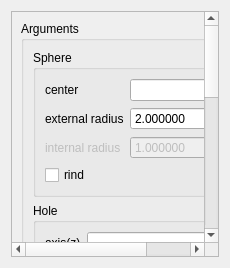
<?xml version="1.0" encoding="UTF-8"?>
<ui version="4.0">
 <class>MakeHemiSphereDialog</class>
 <widget class="QDialog" name="MakeHemiSphereDialog">
  <property name="geometry">
   <rect>
    <x>0</x>
    <y>0</y>
    <width>230</width>
    <height>268</height>
   </rect>
  </property>
  <property name="sizePolicy">
   <sizepolicy hsizetype="Preferred" vsizetype="Preferred">
    <horstretch>0</horstretch>
    <verstretch>0</verstretch>
   </sizepolicy>
  </property>
  <property name="minimumSize">
   <size>
    <width>0</width>
    <height>0</height>
   </size>
  </property>
  <property name="windowTitle">
   <string>HemiSphere Construction</string>
  </property>
  <layout class="QVBoxLayout" name="verticalLayout_2">
   <item>
    <widget class="QScrollArea" name="scrollArea">
     <property name="horizontalScrollBarPolicy">
      <enum>Qt::ScrollBarAsNeeded</enum>
     </property>
     <property name="widgetResizable">
      <bool>true</bool>
     </property>
     <widget class="QWidget" name="scrollAreaWidgetContents_2">
      <property name="geometry">
       <rect>
        <x>0</x>
        <y>0</y>
        <width>266</width>
        <height>624</height>
       </rect>
      </property>
      <layout class="QVBoxLayout" name="verticalLayout">
       <item>
        <widget class="QGroupBox" name="groupBox">
         <property name="title">
          <string>Arguments</string>
         </property>
         <layout class="QVBoxLayout" name="verticalLayout_4">
          <item>
           <widget class="QGroupBox" name="groupBox_2">
            <property name="sizePolicy">
             <sizepolicy hsizetype="Preferred" vsizetype="Fixed">
              <horstretch>0</horstretch>
              <verstretch>0</verstretch>
             </sizepolicy>
            </property>
            <property name="title">
             <string>Sphere</string>
            </property>
            <layout class="QFormLayout" name="formLayout_4">
             <item row="0" column="0">
              <widget class="QLabel" name="label">
               <property name="text">
                <string>center</string>
               </property>
              </widget>
             </item>
             <item row="0" column="1">
              <widget class="QLineEdit" name="sphere_center_le">
               <property name="sizePolicy">
                <sizepolicy hsizetype="Preferred" vsizetype="Fixed">
                 <horstretch>0</horstretch>
                 <verstretch>0</verstretch>
                </sizepolicy>
               </property>
               <property name="toolTip">
                <string extracomment="select vertex"/>
               </property>
               <property name="readOnly">
                <bool>false</bool>
               </property>
              </widget>
             </item>
             <item row="1" column="0">
              <widget class="QLabel" name="label_11">
               <property name="text">
                <string>external radius</string>
               </property>
              </widget>
             </item>
             <item row="1" column="1">
              <widget class="QDoubleSpinBox" name="sphere_radext_spb">
               <property name="sizePolicy">
                <sizepolicy hsizetype="Minimum" vsizetype="Fixed">
                 <horstretch>0</horstretch>
                 <verstretch>0</verstretch>
                </sizepolicy>
               </property>
               <property name="decimals">
                <number>6</number>
               </property>
               <property name="maximum">
                <double>1000000000.000000000000000</double>
               </property>
               <property name="value">
                <double>2.000000000000000</double>
               </property>
              </widget>
             </item>
             <item row="2" column="0">
              <widget class="QLabel" name="int_rad_label">
               <property name="enabled">
                <bool>false</bool>
               </property>
               <property name="text">
                <string>internal radius</string>
               </property>
              </widget>
             </item>
             <item row="2" column="1">
              <widget class="QDoubleSpinBox" name="sphere_radint_spb">
               <property name="enabled">
                <bool>false</bool>
               </property>
               <property name="sizePolicy">
                <sizepolicy hsizetype="Minimum" vsizetype="Fixed">
                 <horstretch>0</horstretch>
                 <verstretch>0</verstretch>
                </sizepolicy>
               </property>
               <property name="decimals">
                <number>6</number>
               </property>
               <property name="maximum">
                <double>1000000000.000000000000000</double>
               </property>
               <property name="value">
                <double>1.000000000000000</double>
               </property>
              </widget>
             </item>
             <item row="3" column="0">
              <widget class="QCheckBox" name="sphere_rind_cb">
               <property name="text">
                <string>rind</string>
               </property>
               <property name="checked">
                <bool>false</bool>
               </property>
              </widget>
             </item>
            </layout>
           </widget>
          </item>
          <item>
           <widget class="QGroupBox" name="groupBox_4">
            <property name="sizePolicy">
             <sizepolicy hsizetype="Preferred" vsizetype="Fixed">
              <horstretch>0</horstretch>
              <verstretch>0</verstretch>
             </sizepolicy>
            </property>
            <property name="title">
             <string>Hole</string>
            </property>
            <layout class="QFormLayout" name="formLayout_2">
             <item row="0" column="0">
              <widget class="QLabel" name="label_3">
               <property name="text">
                <string>axis(z)</string>
               </property>
              </widget>
             </item>
             <item row="0" column="1">
              <widget class="QLineEdit" name="hole_axis_le">
               <property name="sizePolicy">
                <sizepolicy hsizetype="Preferred" vsizetype="Fixed">
                 <horstretch>0</horstretch>
                 <verstretch>0</verstretch>
                </sizepolicy>
               </property>
               <property name="toolTip">
                <string extracomment="select vector"/>
               </property>
               <property name="readOnly">
                <bool>false</bool>
               </property>
              </widget>
             </item>
             <item row="1" column="0">
              <widget class="QLabel" name="label_6">
               <property name="text">
                <string>radius</string>
               </property>
              </widget>
             </item>
             <item row="1" column="1">
              <widget class="QDoubleSpinBox" name="hole_rad_spb">
               <property name="sizePolicy">
                <sizepolicy hsizetype="Minimum" vsizetype="Fixed">
                 <horstretch>0</horstretch>
                 <verstretch>0</verstretch>
                </sizepolicy>
               </property>
               <property name="decimals">
                <number>6</number>
               </property>
               <property name="maximum">
                <double>1000000000.000000000000000</double>
               </property>
               <property name="value">
                <double>1.000000000000000</double>
               </property>
              </widget>
             </item>
            </layout>
           </widget>
          </item>
          <item>
           <widget class="QGroupBox" name="groupBox_7">
            <property name="sizePolicy">
             <sizepolicy hsizetype="Preferred" vsizetype="Fixed">
              <horstretch>0</horstretch>
              <verstretch>0</verstretch>
             </sizepolicy>
            </property>
            <property name="title">
             <string>Cross section</string>
            </property>
            <layout class="QFormLayout" name="formLayout_3">
             <item row="0" column="0">
              <widget class="QLabel" name="label_7">
               <property name="text">
                <string>point</string>
               </property>
              </widget>
             </item>
             <item row="0" column="1">
              <widget class="QLineEdit" name="cross_pt_le">
               <property name="sizePolicy">
                <sizepolicy hsizetype="Minimum" vsizetype="Fixed">
                 <horstretch>0</horstretch>
                 <verstretch>0</verstretch>
                </sizepolicy>
               </property>
               <property name="toolTip">
                <string extracomment="select vertex"/>
               </property>
               <property name="statusTip">
                <string/>
               </property>
               <property name="readOnly">
                <bool>false</bool>
               </property>
              </widget>
             </item>
             <item row="1" column="0">
              <widget class="QLabel" name="label_4">
               <property name="text">
                <string>vector</string>
               </property>
              </widget>
             </item>
             <item row="1" column="1">
              <widget class="QLineEdit" name="cross_vec_le"/>
             </item>
            </layout>
           </widget>
          </item>
          <item>
           <widget class="QGroupBox" name="groupBox_5">
            <property name="sizePolicy">
             <sizepolicy hsizetype="Preferred" vsizetype="Fixed">
              <horstretch>0</horstretch>
              <verstretch>0</verstretch>
             </sizepolicy>
            </property>
            <property name="title">
             <string>Radial section</string>
            </property>
            <layout class="QFormLayout" name="formLayout_5">
             <item row="0" column="0">
              <widget class="QLabel" name="label_2">
               <property name="text">
                <string>start vector</string>
               </property>
              </widget>
             </item>
             <item row="0" column="1">
              <widget class="QLineEdit" name="radial_vec_le">
               <property name="sizePolicy">
                <sizepolicy hsizetype="Preferred" vsizetype="Fixed">
                 <horstretch>0</horstretch>
                 <verstretch>0</verstretch>
                </sizepolicy>
               </property>
               <property name="toolTip">
                <string extracomment="select a vector"/>
               </property>
               <property name="statusTip">
                <string/>
               </property>
               <property name="readOnly">
                <bool>false</bool>
               </property>
              </widget>
             </item>
             <item row="1" column="0">
              <widget class="QLabel" name="angle_label">
               <property name="enabled">
                <bool>false</bool>
               </property>
               <property name="text">
                <string>angle</string>
               </property>
              </widget>
             </item>
             <item row="1" column="1">
              <widget class="QDoubleSpinBox" name="radial_angle_spb">
               <property name="enabled">
                <bool>false</bool>
               </property>
               <property name="sizePolicy">
                <sizepolicy hsizetype="Minimum" vsizetype="Fixed">
                 <horstretch>0</horstretch>
                 <verstretch>0</verstretch>
                </sizepolicy>
               </property>
               <property name="decimals">
                <number>6</number>
               </property>
               <property name="maximum">
                <double>360.000000000000000</double>
               </property>
               <property name="value">
                <double>180.000000000000000</double>
               </property>
              </widget>
             </item>
             <item row="2" column="0">
              <widget class="QCheckBox" name="radial_partial_cb">
               <property name="text">
                <string>partial</string>
               </property>
               <property name="checked">
                <bool>false</bool>
               </property>
              </widget>
             </item>
            </layout>
           </widget>
          </item>
          <item>
           <widget class="QGroupBox" name="groupBox_6">
            <property name="sizePolicy">
             <sizepolicy hsizetype="Preferred" vsizetype="Fixed">
              <horstretch>0</horstretch>
              <verstretch>0</verstretch>
             </sizepolicy>
            </property>
            <property name="title">
             <string>Grid</string>
            </property>
            <layout class="QFormLayout" name="formLayout_6">
             <item row="0" column="0">
              <widget class="QLabel" name="label_8">
               <property name="text">
                <string>n (radial)</string>
               </property>
              </widget>
             </item>
             <item row="0" column="1">
              <widget class="QSpinBox" name="ngrid_rad_spb">
               <property name="sizePolicy">
                <sizepolicy hsizetype="Minimum" vsizetype="Fixed">
                 <horstretch>0</horstretch>
                 <verstretch>0</verstretch>
                </sizepolicy>
               </property>
               <property name="minimum">
                <number>1</number>
               </property>
               <property name="maximum">
                <number>1000000</number>
               </property>
               <property name="value">
                <number>1</number>
               </property>
              </widget>
             </item>
             <item row="1" column="0">
              <widget class="QLabel" name="label_9">
               <property name="text">
                <string>n (angular)</string>
               </property>
              </widget>
             </item>
             <item row="1" column="1">
              <widget class="QSpinBox" name="ngrid_ang_spb">
               <property name="sizePolicy">
                <sizepolicy hsizetype="Minimum" vsizetype="Fixed">
                 <horstretch>0</horstretch>
                 <verstretch>0</verstretch>
                </sizepolicy>
               </property>
               <property name="minimum">
                <number>1</number>
               </property>
               <property name="maximum">
                <number>1000000</number>
               </property>
               <property name="value">
                <number>3</number>
               </property>
              </widget>
             </item>
             <item row="2" column="0">
              <widget class="QLabel" name="label_10">
               <property name="text">
                <string>n (height)</string>
               </property>
              </widget>
             </item>
             <item row="2" column="1">
              <widget class="QSpinBox" name="ngrid_height_spb">
               <property name="sizePolicy">
                <sizepolicy hsizetype="Minimum" vsizetype="Fixed">
                 <horstretch>0</horstretch>
                 <verstretch>0</verstretch>
                </sizepolicy>
               </property>
               <property name="minimum">
                <number>1</number>
               </property>
               <property name="maximum">
                <number>1000000</number>
               </property>
               <property name="value">
                <number>1</number>
               </property>
              </widget>
             </item>
            </layout>
           </widget>
          </item>
         </layout>
        </widget>
       </item>
      </layout>
     </widget>
    </widget>
   </item>
  </layout>
 </widget>
 <tabstops>
  <tabstop>scrollArea</tabstop>
  <tabstop>sphere_center_le</tabstop>
  <tabstop>hole_axis_le</tabstop>
  <tabstop>cross_pt_le</tabstop>
  <tabstop>cross_vec_le</tabstop>
  <tabstop>radial_vec_le</tabstop>
  <tabstop>sphere_radext_spb</tabstop>
  <tabstop>sphere_radint_spb</tabstop>
  <tabstop>sphere_rind_cb</tabstop>
  <tabstop>hole_rad_spb</tabstop>
  <tabstop>radial_angle_spb</tabstop>
  <tabstop>radial_partial_cb</tabstop>
  <tabstop>ngrid_rad_spb</tabstop>
  <tabstop>ngrid_ang_spb</tabstop>
  <tabstop>ngrid_height_spb</tabstop>
 </tabstops>
 <resources/>
 <connections>
  <connection>
   <sender>radial_partial_cb</sender>
   <signal>toggled(bool)</signal>
   <receiver>radial_angle_spb</receiver>
   <slot>setEnabled(bool)</slot>
   <hints>
    <hint type="sourcelabel">
     <x>217</x>
     <y>416</y>
    </hint>
    <hint type="destinationlabel">
     <x>140</x>
     <y>417</y>
    </hint>
   </hints>
  </connection>
  <connection>
   <sender>sphere_rind_cb</sender>
   <signal>toggled(bool)</signal>
   <receiver>sphere_radint_spb</receiver>
   <slot>setEnabled(bool)</slot>
   <hints>
    <hint type="sourcelabel">
     <x>226</x>
     <y>195</y>
    </hint>
    <hint type="destinationlabel">
     <x>161</x>
     <y>196</y>
    </hint>
   </hints>
  </connection>
  <connection>
   <sender>sphere_rind_cb</sender>
   <signal>toggled(bool)</signal>
   <receiver>int_rad_label</receiver>
   <slot>setEnabled(bool)</slot>
   <hints>
    <hint type="sourcelabel">
     <x>226</x>
     <y>195</y>
    </hint>
    <hint type="destinationlabel">
     <x>78</x>
     <y>196</y>
    </hint>
   </hints>
  </connection>
  <connection>
   <sender>radial_partial_cb</sender>
   <signal>toggled(bool)</signal>
   <receiver>angle_label</receiver>
   <slot>setEnabled(bool)</slot>
   <hints>
    <hint type="sourcelabel">
     <x>217</x>
     <y>416</y>
    </hint>
    <hint type="destinationlabel">
     <x>65</x>
     <y>417</y>
    </hint>
   </hints>
  </connection>
 </connections>
</ui>
